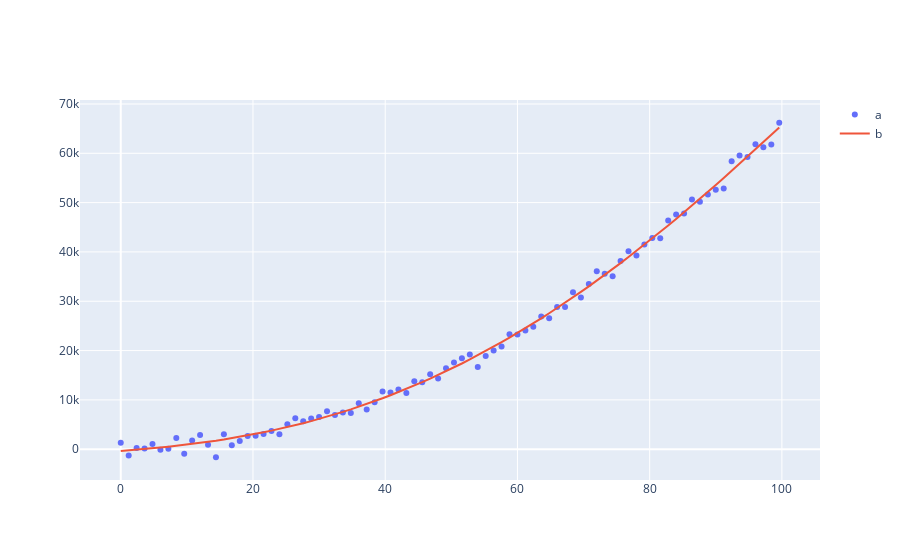

Notebook cell for this chart:
### Code cell
plot_diagram(name_1= 'a', name_2= 'b', mode_1= 'markers', mode_2= 'lines',
             x_1= x_value.reshape(-1, ), y_1= y_value.reshape(-1, ), 
             x_2= x_value.reshape(-1, ), y_2= function(input= X, theta= theta_ex_3))
